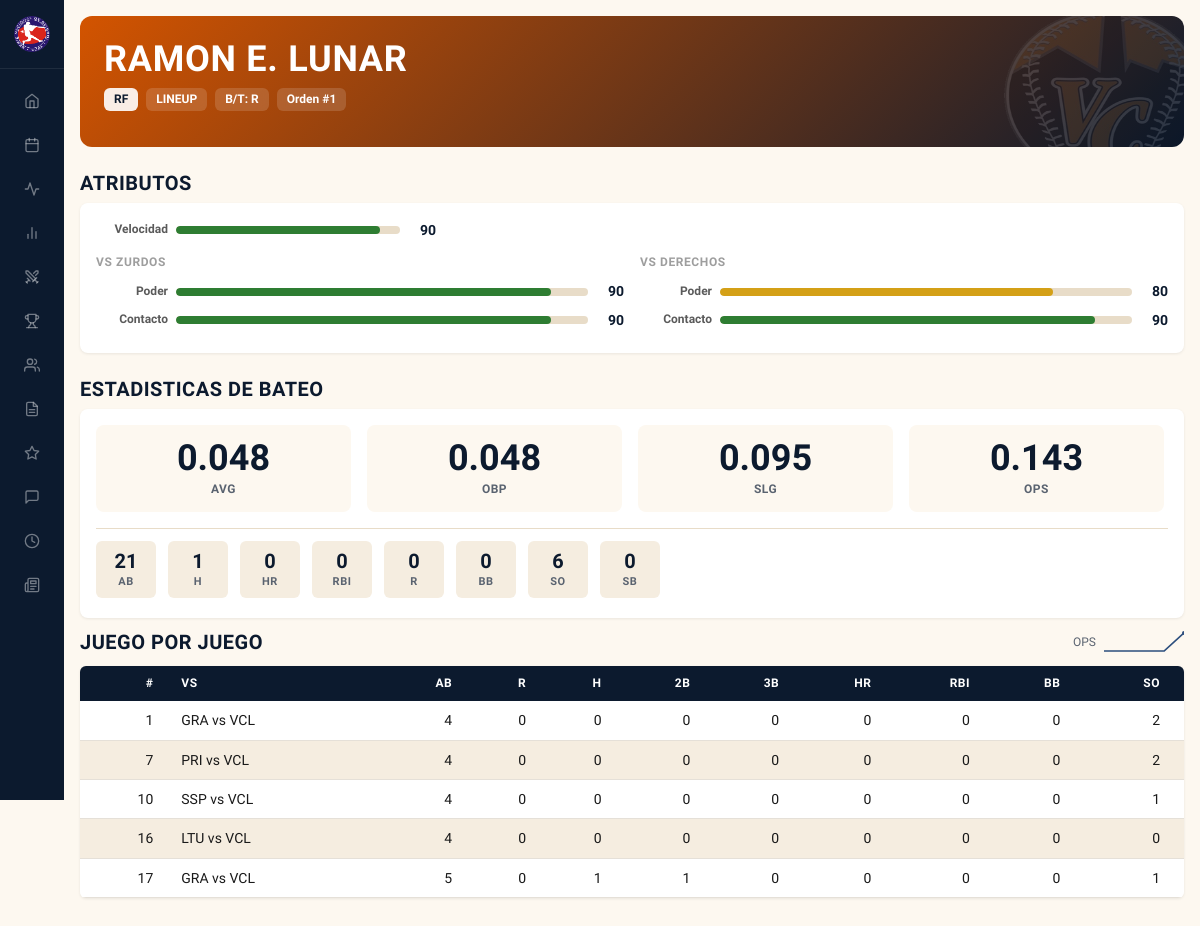
/player/121, run on an earlier commit of the app's database.
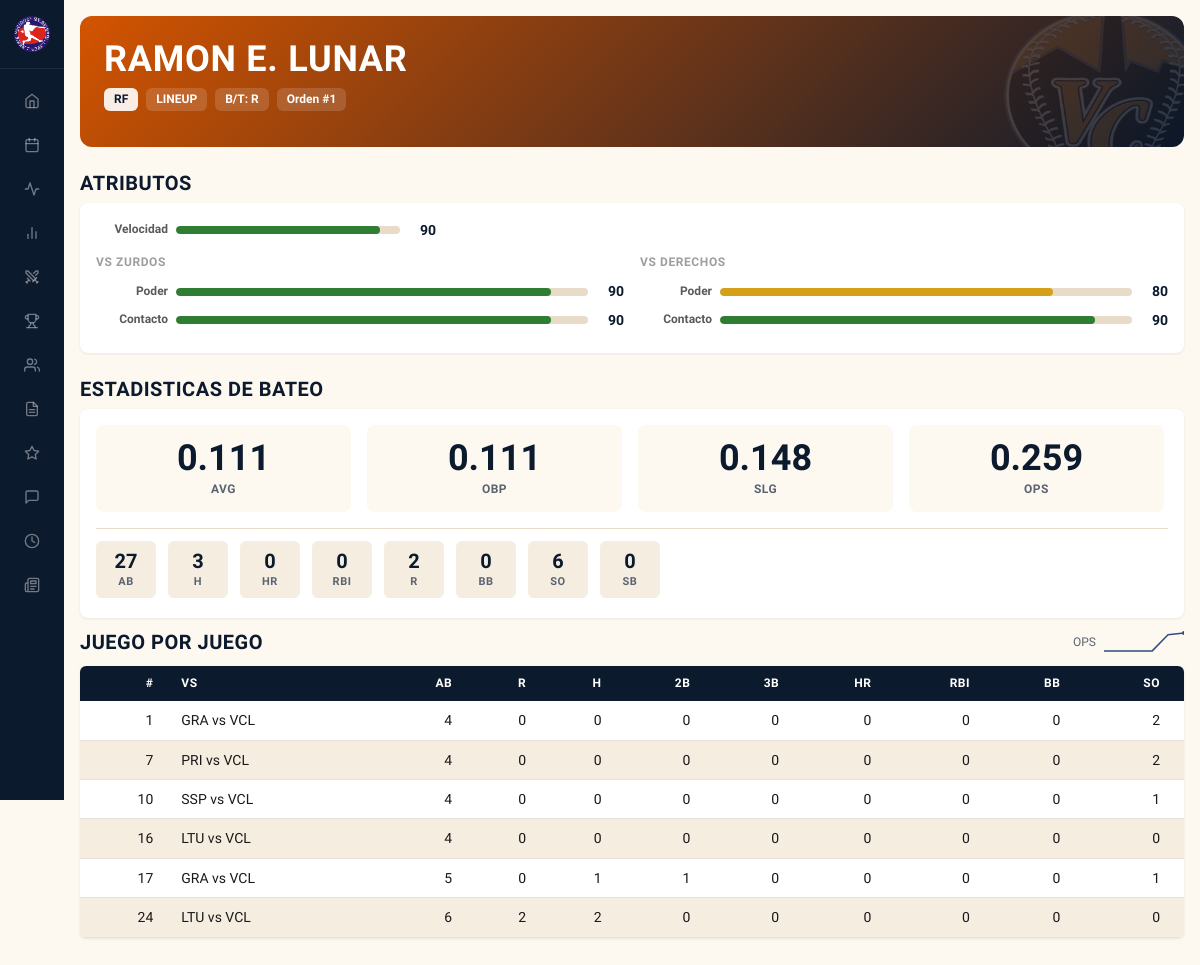
And on a later commit of the database.
### tables this page shows
CREATE TABLE teams (
            id INTEGER PRIMARY KEY,
            name TEXT NOT NULL,
            short_name TEXT NOT NULL,
            full_name TEXT NOT NULL,
            owner TEXT NOT NULL,
            rank_overall INTEGER,
            rank_pitching INTEGER,
            rank_batting INTEGER,
            rank_fielding INTEGER,
            rank_speed INTEGER,
            rank_pre_draft INTEGER,
            rank_post_draft INTEGER,
            color_primary TEXT,
            color_secondary TEXT,
            logo_file TEXT,
            banner_file TEXT
        );

CREATE TABLE players (
            id INTEGER PRIMARY KEY,
            team_id INTEGER REFERENCES teams(id),
            name TEXT NOT NULL,
            full_name TEXT,
            position TEXT NOT NULL,
            bats_throws TEXT,
            role TEXT NOT NULL,
            lineup_order INTEGER,
            bullpen_role TEXT,
            is_drafted INTEGER DEFAULT 0,
            photo_file TEXT
        );

CREATE TABLE batting_stats (
            id INTEGER PRIMARY KEY,
            game_id INTEGER REFERENCES games(id) ON DELETE CASCADE,
            player_id INTEGER REFERENCES players(id),
            team_id INTEGER REFERENCES teams(id),
            AB INTEGER DEFAULT 0,
            R INTEGER DEFAULT 0,
            H INTEGER DEFAULT 0,
            doubles INTEGER DEFAULT 0,
            triples INTEGER DEFAULT 0,
            HR INTEGER DEFAULT 0,
            RBI INTEGER DEFAULT 0,
            BB INTEGER DEFAULT 0,
            SO INTEGER DEFAULT 0,
            SB INTEGER DEFAULT 0,
            UNIQUE(game_id, player_id)
        );

CREATE TABLE schedule (
            id INTEGER PRIMARY KEY,
            game_num INTEGER,
            week_num INTEGER,
            home_team_id INTEGER REFERENCES teams(id),
            away_team_id INTEGER REFERENCES teams(id),
            phase TEXT DEFAULT 'regular',
            series_game INTEGER
        );

### blueprints/players/routes.py (the view)
@players_bp.route('/player/<int:player_id>')
def player(player_id: int) -> str:
    p = Player.get_with_team(player_id)
    if not p:
        abort(404)
    bat_games = p.batting_log()
    pitch_games = p.pitching_log()
    return render_template(
        'player.html',
        player=p,
        draft=p.draft_info(),
        attrs=p.attributes(),
        bat_games=bat_games,
        bat_totals=p.batting_line(),
        pitch_games=pitch_games,
        pitch_totals=p.pitching_line(),
        bat_spark=p.batting_sparkline(),
        pitch_spark=p.pitching_sparkline(),
    )

### app.py (called while the page is built)
def _register_static_versioning(app: Flask) -> None:
    @app.url_defaults
    def _inject_static_version(endpoint: str, values: dict) -> None:
        if endpoint != 'static' or 'v' in values:
            return
        filename = values.get('filename')
        if not filename:
            return
        path = os.path.join(app.static_folder or '', filename)
        try:
            values['v'] = int(os.path.getmtime(path))
        except OSError:
            pass

### db.py (called while the page is built)
def get_db() -> sqlite3.Connection:
    if 'db' not in g:
        from flask import current_app
        g.db = sqlite3.connect(current_app.config['DB_PATH'])
        g.db.row_factory = sqlite3.Row
        cursor = g.db.cursor()
        cursor.execute('PRAGMA journal_mode=WAL')
        cursor.execute('PRAGMA synchronous=NORMAL')
        cursor.execute('PRAGMA foreign_keys=ON')
        cursor.execute('PRAGMA busy_timeout=5000')
        cursor.close()
    return g.db

### lib/stats.py (called while the page is built)
def _get(row: Any, key: str) -> int:
    if row is None:
        return 0
    try:
        val = row[key]
    except (KeyError, IndexError):
        return 0
    return int(val) if val is not None else 0

    @property
    def TB(self) -> int:
        return self.H + self.doubles + 2 * self.triples + 3 * self.HR

    @property
    def AVG(self) -> float:
        return round(self.H / self.AB, 3) if self.AB else 0.0

    @property
    def OBP(self) -> float:
        denom = self.AB + self.BB
        return round((self.H + self.BB) / denom, 3) if denom else 0.0

    @property
    def SLG(self) -> float:
        return round(self.TB / self.AB, 3) if self.AB else 0.0

    @property
    def OPS(self) -> float:
        if not self.AB:
            return 0.0
        obp_raw = (self.H + self.BB) / (self.AB + self.BB) if (self.AB + self.BB) else 0.0
        slg_raw = self.TB / self.AB
        return round(obp_raw + slg_raw, 3)

    @classmethod
    def from_row(cls, row: Any) -> "BattingLine":
        return cls(
            AB=_get(row, "AB"),
            R=_get(row, "R"),
            H=_get(row, "H"),
            doubles=_get(row, "doubles"),
            triples=_get(row, "triples"),
            HR=_get(row, "HR"),
            RBI=_get(row, "RBI"),
            BB=_get(row, "BB"),
            SO=_get(row, "SO"),
            SB=_get(row, "SB"),
        )

### models/player.py (called while the page is built)
    def attributes(self) -> sqlite3.Row | None:
        return get_db().execute(
            "SELECT * FROM player_attributes WHERE player_id = ?", (self.id,)
        ).fetchone()

### templates/player.html (shortened to what this page needs)
{% extends "base.html" %}
{% from 'components/stat_box.html' import stat_box %}
{% from 'components/attr_bar.html' import attr_bar %}
{% from 'components/sparkline.html' import sparkline %}
{% from 'components/logo_img.html' import logo_img %}
{% from 'components/empty_state.html' import empty_state %}
{% block content %}
<div class="player-hero" style="--team-color: {{ player.color_primary }}">
    {% if player.logo_file %}
    <img src="{{ url_for('static', filename='graphics/' + player.logo_file) }}"
         alt="" class="player-hero-bg-logo" aria-hidden="true">
    {% endif %}
    <div class="player-hero-info">
        <div class="player-hero-name">{{ player.full_name or player.name }}</div>
        <div class="player-hero-tags">
            <span class="player-hero-tag player-hero-tag-accent">{{ player.position }}</span>
            <span class="player-hero-tag">{{ player.role|upper }}</span>
            {% if player.role in ('lineup', 'bench') %}
                <span class="player-hero-tag">B/T: {{ player.bats_throws }}</span>
                {% if player.lineup_order %}
                    <span class="player-hero-tag">Orden #{{ player.lineup_order }}</span>
                {% endif %}
            {% else %}
                <span class="player-hero-tag">Tira: {{ player.bats_throws }}</span>
                {% if player.bullpen_role %}
                    <span class="player-hero-tag">{{ player.bullpen_role }}</span>
                {% endif %}
            {% endif %}
        </div>
    </div>
</div>
{% if attrs %}
<h2>Atributos</h2>
<div class="card team-scoped" style="--team-color: {{ player.color_primary }}">
    {% if attrs.power_vs_l is not none %}
    <div class="attr-standalone">
        {{ attr_bar(attrs.speed, 'Velocidad') }}
    </div>
    <div class="attr-panel">
        <div class="attr-panel-section">
            <h4>vs Zurdos</h4>
            {{ attr_bar(attrs.power_vs_l, 'Poder') }}
            {{ attr_bar(attrs.contact_vs_l, 'Contacto') }}
        </div>
        <div class="attr-panel-section">
            <h4>vs Derechos</h4>
            {{ attr_bar(attrs.power_vs_r, 'Poder') }}
            {{ attr_bar(attrs.contact_vs_r, 'Contacto') }}
        </div>
    </div>
    {% endif %}
</div>
{% endif %}
{% if bat_totals and bat_totals.AB and bat_totals.AB > 0 %}
<h2>Estadisticas de Bateo</h2>
<div class="card team-scoped" style="--team-color: {{ player.color_primary }}">
    <div class="stat-rates">
        {{ stat_box("%.3f"|format(bat_totals.AVG), 'AVG') }}
        {{ stat_box("%.3f"|format(bat_totals.OBP), 'OBP') }}
        {{ stat_box("%.3f"|format(bat_totals.SLG), 'SLG') }}
        {{ stat_box("%.3f"|format(bat_totals.OPS), 'OPS') }}
    </div>
    <div class="stat-counting">
        {{ stat_box(bat_totals.AB, 'AB') }}
        {{ stat_box(bat_totals.H, 'H') }}
        {{ stat_box(bat_totals.HR, 'HR') }}
        {{ stat_box(bat_totals.RBI, 'RBI') }}
        {{ stat_box(bat_totals.R, 'R') }}
        {{ stat_box(bat_totals.BB, 'BB') }}
        {{ stat_box(bat_totals.SO, 'SO') }}
        {{ stat_box(bat_totals.SB, 'SB') }}
    </div>
</div>
<div class="game-log-header">
    <h2>Juego por Juego</h2>
    {% if bat_spark %}
    <div class="game-log-spark">
        <span class="text-sm text-muted">OPS</span>
        {{ sparkline(bat_spark, width=80, height=24) }}
    </div>
    {% endif %}
</div>
<div class="table-scroll">
<table class="stat-table">
    <thead>
        <tr><th class="num" scope="col">#</th><th scope="col">vs</th><th class="num" scope="col">AB</th><th class="num" scope="col">R</th><th class="num" scope="col">H</th>
        <th class="num" scope="col">2B</th><th class="num" scope="col">3B</th><th class="num" scope="col">HR</th><th class="num" scope="col">RBI</th>
        <th class="num" scope="col">BB</th><th class="num" scope="col">SO</th></tr>
    </thead>
    <tbody>
    {% for bg in bat_games %}
    <tr>
        <td class="num">{{ bg.game_num }}</td>
        <td>{{ bg.home_short }} vs {{ bg.away_short }}</td>
        <td class="num">{{ bg.AB }}</td><td class="num">{{ bg.R }}</td><td class="num">{{ bg.H }}</td>
        <td class="num">{{ bg.doubles }}</td><td class="num">{{ bg.triples }}</td><td class="num">{{ bg.HR }}</td>
        <td class="num">{{ bg.RBI }}</td><td class="num">{{ bg.BB }}</td><td class="num">{{ bg.SO }}</td>
    </tr>
    {% endfor %}
    </tbody>
</table>
</div>
{% endif %}
{% endblock %}

### templates/base.html (shortened to what this page needs)
<!DOCTYPE html>
<html lang="es">
<head>
    <link rel="stylesheet" href="{{ url_for('static', filename='style.css') }}">
    <link rel="stylesheet" href="{{ url_for('static', filename='mobile.css') }}">
</head>
<body>
    <aside class="sidebar" id="sidebar">
        <div class="sidebar-header">
            <img src="{{ url_for('static', filename='graphics/serie-nacional.png') }}" class="sidebar-logo" alt="Serie Nacional de Beisbol">
        </div>
        <nav class="sidebar-nav" role="navigation" aria-label="Navegacion principal">
            <a href="{{ url_for('main.index') }}" {% if request.endpoint == 'main.index' %}class="active"{% endif %}>
                <svg viewBox="0 0 24 24" fill="none" stroke="currentColor" stroke-width="2" stroke-linecap="round" stroke-linejoin="round"><path d="M3 9l9-7 9 7v11a2 2 0 0 1-2 2H5a2 2 0 0 1-2-2z"/><polyline points="9 22 9 12 15 12 15 22"/></svg>
            </a>
            <a href="{{ url_for('schedule.schedule') }}" {% if request.endpoint == 'schedule.schedule' %}class="active"{% endif %}>
                <svg viewBox="0 0 24 24" fill="none" stroke="currentColor" stroke-width="2" stroke-linecap="round" stroke-linejoin="round"><rect x="3" y="4" width="18" height="18" rx="2" ry="2"/><line x1="16" y1="2" x2="16" y2="6"/><line x1="8" y1="2" x2="8" y2="6"/><line x1="3" y1="10" x2="21" y2="10"/></svg>
            </a>
            <a href="{{ url_for('leaders.leaders') }}" {% if request.endpoint == 'leaders.leaders' %}class="active"{% endif %}>
                <svg viewBox="0 0 24 24" fill="none" stroke="currentColor" stroke-width="2" stroke-linecap="round" stroke-linejoin="round"><polyline points="22 12 18 12 15 21 9 3 6 12 2 12"/></svg>
            </a>
            <a href="{{ url_for('team_stats.team_stats') }}" {% if request.endpoint == 'team_stats.team_stats' %}class="active"{% endif %}>
                <svg viewBox="0 0 24 24" fill="none" stroke="currentColor" stroke-width="2" stroke-linecap="round" stroke-linejoin="round"><line x1="18" y1="20" x2="18" y2="10"/><line x1="12" y1="20" x2="12" y2="4"/><line x1="6" y1="20" x2="6" y2="14"/></svg>
            </a>
            <a href="{{ url_for('versus.versus') }}" {% if request.endpoint == 'versus.versus' %}class="active"{% endif %}>
            </a>
            <a href="{{ url_for('mvp_race.mvp_race') }}" {% if request.endpoint == 'mvp_race.mvp_race' %}class="active"{% endif %}>
            </a>
            <a href="{{ url_for('players.all_players') }}" {% if request.endpoint == 'players.all_players' %}class="active"{% endif %}>
                <svg viewBox="0 0 24 24" fill="none" stroke="currentColor" stroke-width="2" stroke-linecap="round" stroke-linejoin="round"><path d="M17 21v-2a4 4 0 0 0-4-4H5a4 4 0 0 0-4 4v2"/><circle cx="9" cy="7" r="4"/><path d="M23 21v-2a4 4 0 0 0-3-3.87"/><path d="M16 3.13a4 4 0 0 1 0 7.75"/></svg>
            </a>
            <a href="{{ url_for('draft.draft') }}" {% if request.endpoint == 'draft.draft' %}class="active"{% endif %}>
                <svg viewBox="0 0 24 24" fill="none" stroke="currentColor" stroke-width="2" stroke-linecap="round" stroke-linejoin="round"><path d="M14 2H6a2 2 0 0 0-2 2v16a2 2 0 0 0 2 2h12a2 2 0 0 0 2-2V8z"/><polyline points="14 2 14 8 20 8"/><line x1="16" y1="13" x2="8" y2="13"/><line x1="16" y1="17" x2="8" y2="17"/></svg>
            </a>
            <a href="{{ url_for('playoffs.playoffs') }}" {% if request.endpoint == 'playoffs.playoffs' %}class="active"{% endif %}>
                <svg viewBox="0 0 24 24" fill="none" stroke="currentColor" stroke-width="2" stroke-linecap="round" stroke-linejoin="round"><polygon points="12 2 15.09 8.26 22 9.27 17 14.14 18.18 21.02 12 17.77 5.82 21.02 7 14.14 2 9.27 8.91 8.26 12 2"/></svg>
            </a>
            <a href="{{ url_for('antesala.antesala') }}" {% if request.endpoint == 'antesala.antesala' %}class="active"{% endif %}>
                <svg viewBox="0 0 24 24" fill="none" stroke="currentColor" stroke-width="2" stroke-linecap="round" stroke-linejoin="round"><path d="M21 15a2 2 0 0 1-2 2H7l-4 4V5a2 2 0 0 1 2-2h14a2 2 0 0 1 2 2z"/></svg>
            </a>
            <a href="{{ url_for('weekly.weekly') }}" {% if request.endpoint == 'weekly.weekly' %}class="active"{% endif %}>
                <svg viewBox="0 0 24 24" fill="none" stroke="currentColor" stroke-width="2" stroke-linecap="round" stroke-linejoin="round"><circle cx="12" cy="12" r="10"/><polyline points="12 6 12 12 16 14"/></svg>
            </a>
            <a href="{{ url_for('periodico.periodico_index') }}" {% if request.endpoint and request.endpoint.startswith('periodico.') %}class="active"{% endif %}>
                <svg viewBox="0 0 24 24" fill="none" stroke="currentColor" stroke-width="2" stroke-linecap="round" stroke-linejoin="round"><path d="M4 22h16a2 2 0 0 0 2-2V4a2 2 0 0 0-2-2H8a2 2 0 0 0-2 2v16a2 2 0 0 1-2 2Zm0 0a2 2 0 0 1-2-2v-9c0-1.1.9-2 2-2h2"/><path d="M18 14h-8"/><path d="M15 18h-5"/><path d="M10 6h8v4h-8V6Z"/></svg>
            </a>
        </nav>
    </aside>
    <main class="main-content" id="main">
        <div class="container">
            {% block content %}{% endblock %}
        </div>
    </main>
</body>
</html>

### templates/components/stat_box.html
{% macro stat_box(value, label, animate=True) %}
<div class="stat-box">{% if animate %}<span class="val" data-animate="{{ value }}">{{ value }}</span>{% else %}<span class="val">{{ value }}</span>{% endif %}<span class="label">{{ label }}</span></div>
{% endmacro %}

### templates/components/attr_bar.html
{% macro attr_bar(value, label, max=99) %}
{% set pct = (value / max * 100)|round(1) %}
{% if value >= 85 %}{% set tier = 'elite' %}
{% elif value >= 70 %}{% set tier = 'good' %}
{% elif value >= 55 %}{% set tier = 'avg' %}
{% else %}{% set tier = 'low' %}{% endif %}
<div class="attr-bar">
    <span class="attr-bar-label">{{ label }}</span>
    <div class="attr-bar-track">
        <div class="attr-bar-fill attr-bar-{{ tier }}" style="width: {{ pct }}%"></div>
    </div>
    <span class="attr-bar-value">{{ value }}</span>
</div>
{% endmacro %}

### templates/components/sparkline.html (shortened to what this page needs)
{% macro sparkline(points, width=60, height=18) %}
{% if points and points|length > 1 %}
    {% set coords = [] %}
    <svg class="sparkline" viewBox="0 0 {{ width }} {{ height }}" width="{{ width }}" height="{{ height }}" preserveAspectRatio="none" aria-hidden="true">
        <polyline points="{{ coords|join(' ') }}"
                  fill="none" stroke="currentColor" stroke-width="1.5"
                  stroke-linecap="round" stroke-linejoin="round"/>
        {% set last = coords[-1].split(',') %}
        <circle cx="{{ last[0] }}" cy="{{ last[1] }}" r="2" fill="currentColor"/>
    </svg>
{% elif points and points|length == 1 %}
    <svg class="sparkline" viewBox="0 0 {{ width }} {{ height }}" width="{{ width }}" height="{{ height }}" preserveAspectRatio="none" aria-hidden="true">
        <circle cx="{{ width / 2 }}" cy="{{ height / 2 }}" r="2" fill="currentColor"/>
    </svg>
{% else %}
    <span class="sparkline-empty" aria-hidden="true"></span>
{% endif %}
{% endmacro %}

What changed in the data, as far as the page shows it:
added batting_stats: game_num "24", home_short "LTU", away_short "VCL", AB "6", R "2", H "2", doubles "0", triples "0", HR "0", RBI "0", BB "0", SO "0"
Also different on the page:
{{ value }}: "0.048 0.048 0.095 0.143 21 1 0 0 0 0 6 0" → "0.111 0.111 0.148 0.259 27 3 0 0 2 0 6 0"
